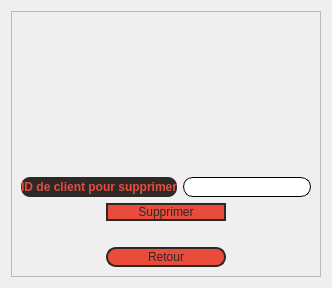
      <widget class="QWidget" name="deleteclient">
       <layout class="QVBoxLayout" name="verticalLayout_33">
        <item alignment="Qt::AlignHCenter">
         <widget class="QFrame" name="frame12">
          <property name="sizePolicy">
           <sizepolicy hsizetype="Maximum" vsizetype="Maximum">
            <horstretch>0</horstretch>
            <verstretch>0</verstretch>
           </sizepolicy>
          </property>
          <property name="minimumSize">
           <size>
            <width>300</width>
            <height>180</height>
           </size>
          </property>
          <property name="frameShape">
           <enum>QFrame::StyledPanel</enum>
          </property>
          <property name="frameShadow">
           <enum>QFrame::Raised</enum>
          </property>
          <layout class="QVBoxLayout" name="verticalLayout_32">
           <item>
            <widget class="QLabel" name="list_3">
             <property name="minimumSize">
              <size>
               <width>0</width>
               <height>150</height>
              </size>
             </property>
             <property name="styleSheet">
              <string notr="true">padding-left: 5px;
padding-right: 5px;
font:10px;</string>
             </property>
             <property name="text">
              <string/>
             </property>
             <property name="alignment">
              <set>Qt::AlignLeading|Qt::AlignLeft|Qt::AlignTop</set>
             </property>
            </widget>
           </item>
           <item>
            <layout class="QFormLayout" name="formLayout_13">
             <item row="0" column="0">
              <widget class="QLabel" name="label_44">
               <property name="sizePolicy">
                <sizepolicy hsizetype="Maximum" vsizetype="Preferred">
                 <horstretch>0</horstretch>
                 <verstretch>0</verstretch>
                </sizepolicy>
               </property>
               <property name="minimumSize">
                <size>
                 <width>150</width>
                 <height>0</height>
                </size>
               </property>
               <property name="styleSheet">
                <string notr="true">background-color: rgb(45, 41, 38);
color:rgb(233, 75, 60);
font: 8pt &quot;Segoe UI&quot;,;
font-weight:bold;
border-radius:9px;</string>
               </property>
               <property name="text">
                <string>ID de client pour supprimer</string>
               </property>
               <property name="alignment">
                <set>Qt::AlignRight|Qt::AlignTrailing|Qt::AlignVCenter</set>
               </property>
              </widget>
             </item>
             <item row="0" column="1">
              <widget class="QLineEdit" name="idclient_3">
               <property name="sizePolicy">
                <sizepolicy hsizetype="Preferred" vsizetype="Maximum">
                 <horstretch>0</horstretch>
                 <verstretch>0</verstretch>
                </sizepolicy>
               </property>
               <property name="minimumSize">
                <size>
                 <width>0</width>
                 <height>20</height>
                </size>
               </property>
               <property name="styleSheet">
                <string notr="true">QLineEdit{
    border-style:solid;
	border-width:1px;
    border-radius:10px;
	padding-right:10px;
	padding-left:10px;
    font: &quot;Segoe UI&quot;;
}
QLineEdit:hover{
	border-style:solid;
	border-color:rgb(252, 249, 81);
}
</string>
               </property>
              </widget>
             </item>
            </layout>
           </item>
           <item alignment="Qt::AlignHCenter">
            <widget class="QPushButton" name="deleteclient_2">
             <property name="sizePolicy">
              <sizepolicy hsizetype="Maximum" vsizetype="Maximum">
               <horstretch>0</horstretch>
               <verstretch>0</verstretch>
              </sizepolicy>
             </property>
             <property name="minimumSize">
              <size>
               <width>120</width>
               <height>0</height>
              </size>
             </property>
             <property name="styleSheet">
              <string notr="true">QPushButton {
    color:rgb(45, 41, 38);
    background-color:rgb(233, 75, 60);
    border-style:solid;
    border-width:2px;
    border-color:rgb(45, 41, 38);
    border-radius:10px;
    font: 10pt &quot;Segoe UI&quot;;
}
QPushButton:hover {
	background-color: rgb(45, 41, 38);
	color:rgb(233, 75, 60);
	border-color:rgb(233, 75, 60);
}
QPushButton:pressed {
    background-color:rgb(252, 249, 81);
    color:rgb(45, 41, 38);
    border-style:solid;
	border-color:rgba(255, 255, 255, 0);
}</string>
             </property>
             <property name="text">
              <string>Supprimer</string>
             </property>
            </widget>
           </item>
           <item>
            <widget class="QLabel" name="delmsg_3">
             <property name="styleSheet">
              <string notr="true"/>
             </property>
             <property name="text">
              <string/>
             </property>
             <property name="alignment">
              <set>Qt::AlignCenter</set>
             </property>
            </widget>
           </item>
           <item alignment="Qt::AlignHCenter">
            <widget class="QPushButton" name="return_4">
             <property name="sizePolicy">
              <sizepolicy hsizetype="Maximum" vsizetype="Fixed">
               <horstretch>0</horstretch>
               <verstretch>0</verstretch>
              </sizepolicy>
             </property>
             <property name="minimumSize">
              <size>
               <width>120</width>
               <height>20</height>
              </size>
             </property>
             <property name="styleSheet">
              <string notr="true">QPushButton {
    color:rgb(45, 41, 38);
    background-color:rgb(233, 75, 60);
    border-style:solid;
    border-width:2px;
    border-color:rgb(45, 41, 38);
    border-radius:10px;
    font: 10pt &quot;Segoe UI&quot;;
}
QPushButton:hover {
	background-color: rgb(45, 41, 38);
	color:rgb(233, 75, 60);
	border-color:rgb(233, 75, 60);
}
QPushButton:pressed {
    background-color:rgb(252, 249, 81);
    color:rgb(45, 41, 38);
    border-style:solid;
	border-color:rgba(255, 255, 255, 0);
}</string>
             </property>
             <property name="text">
              <string>Retour</string>
             </property>
            </widget>
           </item>
          </layout>
         </widget>
        </item>
       </layout>
      </widget>
